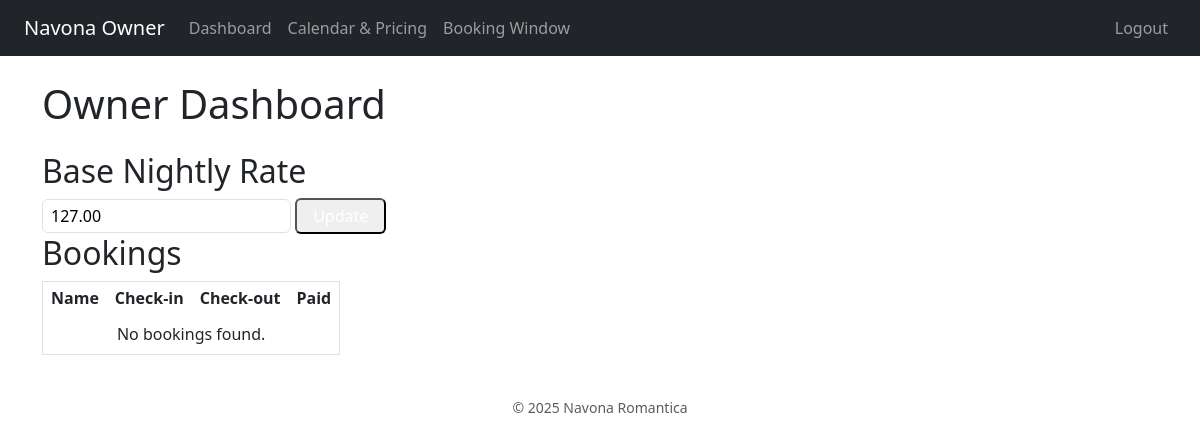
The app's page /owner/dashboard/ (signed in), older data.
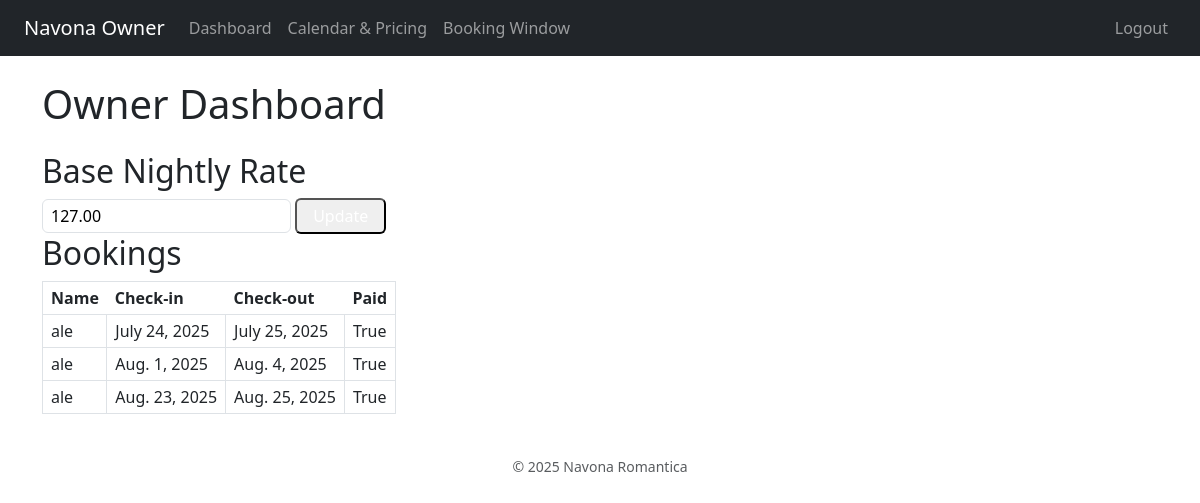
The same page, newer data.
### booking/models.py (models this page shows, shortened)
class PricingConfig(models.Model):
    base_rate = models.DecimalField(max_digits=6, decimal_places=2, default=120)

class Booking(models.Model):
    name = models.CharField(max_length=100)
    email = models.EmailField()
    check_in = models.DateField()
    check_out = models.DateField()
    created_at = models.DateTimeField(auto_now_add=True)
    paid = models.BooleanField(default=False)
    total_price = models.DecimalField(max_digits=8, decimal_places=2, blank=True, null=True)

### booking/views.py (the view)
# urls.py: path('owner/dashboard/', views.owner_dashboard, name='owner_dashboard'),
@owner_required
def owner_dashboard(request):
    today = now().date()
    upcoming_bookings = Booking.objects.filter(check_out__gte=today).order_by('check_in')
    base_price_obj = PricingConfig.objects.first()
    base_rate = base_price_obj.base_rate if base_price_obj else None
    context = {
        'bookings': upcoming_bookings,
        'base_rate': base_rate,
    }
    return render(request, 'owner/dashboard.html', context)

### booking/templates/owner/dashboard.html (shortened to what this page needs)
{% extends "owner/layout.html" %}
{% block content %}
<h1 class="text-xl font-bold mb-4">Owner Dashboard</h1>
<div class="mb-6">
  <h2 class="text-lg font-semibold">Base Nightly Rate</h2>
  <form method="post" action="{% url 'update_base_rate' %}">
    <input type="number" name="base_rate" step="0.01" value="{{ base_rate }}" class="border rounded px-2 py-1" />
    <button type="submit" class="bg-blue-500 text-white px-3 py-1 rounded ml-2">Update</button>
  </form>
</div>
<div>
  <h2 class="text-lg font-semibold mb-2">Bookings</h2>
  <table class="table-auto w-full border text-left">
    <thead>
      <tr>
        <th class="px-2 py-1">Name</th>
        <th class="px-2 py-1">Check-in</th>
        <th class="px-2 py-1">Check-out</th>
        <th class="px-2 py-1">Paid</th>
      </tr>
    </thead>
    <tbody>
      {% for booking in bookings %}
      <tr>
        <td class="border px-2 py-1">{{ booking.name }}</td>
        <td class="border px-2 py-1">{{ booking.check_in }}</td>
        <td class="border px-2 py-1">{{ booking.check_out }}</td>
        <td class="border px-2 py-1">{{ booking.paid }}</td>
      </tr>
      {% empty %}
      <tr><td colspan="4" class="text-center py-2">No bookings found.</td></tr>
      {% endfor %}
    </tbody>
  </table>
</div>
{% endblock %}

### booking/templates/owner/layout.html (shortened to what this page needs)
{% load static %}
<!DOCTYPE html>
<html lang="en">
<head>
    <link rel="stylesheet" href="{% static 'styles.css' %}">
    <link href="https://cdn.jsdelivr.net/npm/bootstrap@5.3.3/dist/css/bootstrap.min.css" rel="stylesheet">
</head>
<body>
    <nav class="navbar navbar-expand-lg navbar-dark bg-dark px-4">
        <a class="navbar-brand" href="{% url 'owner_dashboard' %}">Navona Owner</a>
        <div class="collapse navbar-collapse" id="ownerNavbar">
          <ul class="navbar-nav me-auto">
            <li class="nav-item">
                <a class="nav-link" href="{% url 'owner_dashboard' %}">Dashboard</a>
            </li>
            <li class="nav-item">
                <a class="nav-link" href="{% url 'owner_calendar' %}">Calendar & Pricing</a>
            </li>
            <li class="nav-item">
                <a class="nav-link" href="{% url 'manage_booking_window' %}">Booking Window</a>
            </li>
          </ul>
          <ul class="navbar-nav ms-auto">
            <li class="nav-item">
                <a class="nav-link" href="{% url 'logout' %}">Logout</a>
            </li>
          </ul>
        </div>
      </nav>
    <div class="container my-4">
        {% block content %}
        {% endblock %}
    </div>
    <footer class="text-center text-muted py-3">
        <small>&copy; 2025 Navona Romantica</small>
    </footer>
</body>
</html>

Row changes from the older to the newer data that the page shows:
added Booking: name "ale", check_in "July 24, 2025", check_out "July 25, 2025", paid "True"
added Booking: name "ale", check_in "Aug. 1, 2025", check_out "Aug. 4, 2025", paid "True"
added Booking: name "ale", check_in "Aug. 23, 2025", check_out "Aug. 25, 2025", paid "True"
Text that changed along with them:
text no longer shown: "No bookings found."
